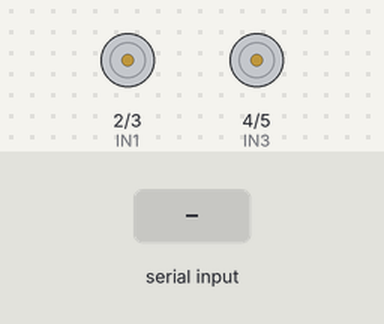
A sketch run on a simulated Arduino Uno, built with avr-gcc and run on an emulated ATmega328P. On the bench: motor-driver pin pairs drawn as motors (green arrow = first pin HIGH = forward, orange = second pin HIGH = backward, longer = more drive, scaled by the enable pin). The test bench sets the inputs (shaded band).

Above: at 1.2 s.
1.3 s: "G" received over Serial
At 2.5 s:
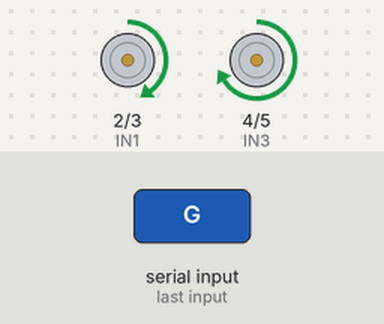
2.8 s: "I" received over Serial
At 3.7 s:
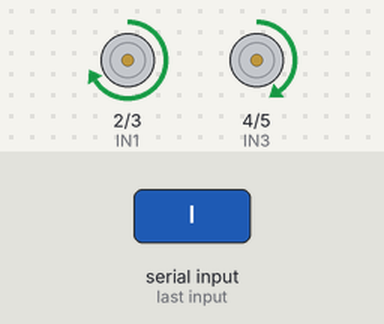
4.3 s: "H" received over Serial
At 4.8 s:
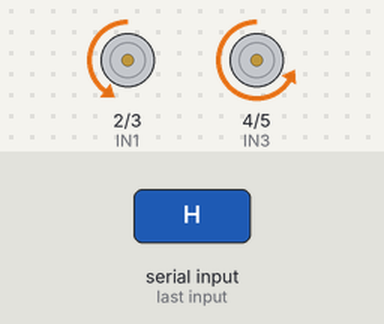
5.8 s: "J" received over Serial
At 7.0 s:
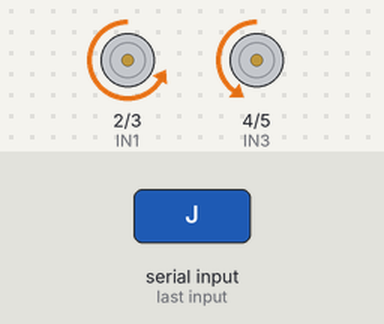
7.3 s: "F90\n" received over Serial
At 8.3 s:
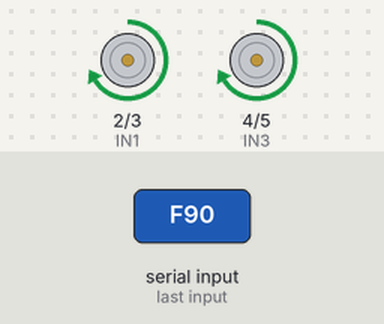
8.8 s: "F,45\n" received over Serial
At 9.4 s:
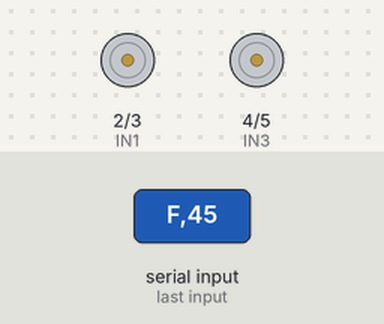
Timing chart, 0 to 11.3 s (numbered marks = the images above; inputs shaded):
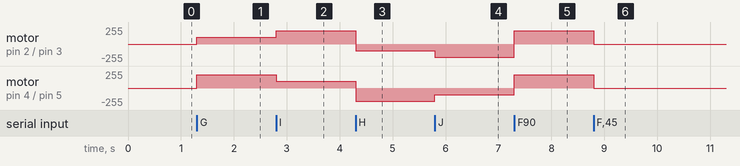

The sketch:

Bluetooth_rc_car.ino
```cpp
// Speed Control Pins (Must be connected to PWM Pins 6 and 9)
const int ENA = 6;
const int ENB = 9;

// Direction Control Pins
const int IN1 = 2;
const int IN2 = 3;
const int IN3 = 4;
const int IN4 = 5;

// Default starting speed (0 to 255)
int carSpeed = 200;

char command;

void setup() {
  // Initialize all pins as outputs
  pinMode(ENA, OUTPUT);
  pinMode(ENB, OUTPUT);
  pinMode(IN1, OUTPUT);
  pinMode(IN2, OUTPUT);
  pinMode(IN3, OUTPUT);
  pinMode(IN4, OUTPUT);

  // Make sure car is stopped on boot
  stopMotors();

  // Start hardware serial communication line at 9600 baud rate
  Serial.begin(9600);
}

void loop() {
  // Read cleanly from the native hardware serial port
  if (Serial.available() > 0) {
    command = Serial.read();

    // Handle Speed Sliders first ('0' to '9', and 'q' for 100% max speed)
    if (command >= '0' && command <= '9') {
      // Maps app values '0'-'9' smoothly to PWM values 0-250
      carSpeed = (command - '0') * 25;
    }
    else if (command == 'q') {
      carSpeed = 255; // Maximum velocity
    }

    // Handle Directional Control Commands
    switch (command) {
      case 'F': moveForward();      break;
      case 'B': moveBackward();     break;
      case 'L': turnLeft();         break;
      case 'R': turnRight();        break;
      case 'G': forwardLeft();      break;
      case 'I': forwardRight();     break;
      case 'H': backwardLeft();     break;
      case 'J': backwardRight();    break;
      case 'S': stopMotors();       break;
    }
  }
}

// ---- Direction Logic Blocks ----

void moveForward() {
  analogWrite(ENA, carSpeed);
  analogWrite(ENB, carSpeed);
  digitalWrite(IN1, HIGH); digitalWrite(IN2, LOW);
  digitalWrite(IN3, HIGH); digitalWrite(IN4, LOW);
}

void moveBackward() {
  analogWrite(ENA, carSpeed);
  analogWrite(ENB, carSpeed);
  digitalWrite(IN1, LOW);  digitalWrite(IN2, HIGH);
  digitalWrite(IN3, LOW);  digitalWrite(IN4, HIGH);
}

void turnLeft() {
  analogWrite(ENA, carSpeed);
  analogWrite(ENB, carSpeed);
  digitalWrite(IN1, LOW);  digitalWrite(IN2, HIGH);
  digitalWrite(IN3, HIGH); digitalWrite(IN4, LOW);
}

void turnRight() {
  analogWrite(ENA, carSpeed);
  analogWrite(ENB, carSpeed);
  digitalWrite(IN1, HIGH); digitalWrite(IN2, LOW);
  digitalWrite(IN3, LOW);  digitalWrite(IN4, HIGH);
}

// ---- Diagonal / Smooth Turning Logic ----

void forwardLeft() {
  analogWrite(ENA, carSpeed / 2); // Slow down inner wheel
  analogWrite(ENB, carSpeed);     // Keep outer wheel fast
  digitalWrite(IN1, HIGH); digitalWrite(IN2, LOW);
  digitalWrite(IN3, HIGH); digitalWrite(IN4, LOW);
}

void forwardRight() {
  analogWrite(ENA, carSpeed);     // Keep outer wheel fast
  analogWrite(ENB, carSpeed / 2); // Slow down inner wheel
  digitalWrite(IN1, HIGH); digitalWrite(IN2, LOW);
  digitalWrite(IN3, HIGH); digitalWrite(IN4, LOW);
}

void backwardLeft() {
  analogWrite(ENA, carSpeed / 2);
  analogWrite(ENB, carSpeed);
  digitalWrite(IN1, LOW);  digitalWrite(IN2, HIGH);
  digitalWrite(IN3, LOW);  digitalWrite(IN4, HIGH);
}

void backwardRight() {
  analogWrite(ENA, carSpeed);
  analogWrite(ENB, carSpeed / 2);
  digitalWrite(IN1, LOW);  digitalWrite(IN2, HIGH);
  digitalWrite(IN3, LOW);  digitalWrite(IN4, HIGH);
}

void stopMotors() {
  analogWrite(ENA, 0);
  analogWrite(ENB, 0);
  digitalWrite(IN1, LOW);  digitalWrite(IN2, LOW);
  digitalWrite(IN3, LOW);  digitalWrite(IN4, LOW);
}
```

Measured:
- after the input at 1.3 s, motor on pin 2 (IN1) / pin 3 (IN2): stopped → forward 100/255 at once; motor on pin 4 (IN3) / pin 5 (IN4): stopped → forward 200/255 at once
- after the input at 2.8 s, motor on pin 2 (IN1) / pin 3 (IN2): forward 100/255 → forward 200/255 at once; motor on pin 4 (IN3) / pin 5 (IN4): forward 200/255 → forward 100/255 at once
- after the input at 4.3 s, motor on pin 2 (IN1) / pin 3 (IN2): forward 200/255 → backward 100/255 at once; motor on pin 4 (IN3) / pin 5 (IN4): forward 100/255 → backward 200/255 at once
- after the input at 5.8 s, motor on pin 2 (IN1) / pin 3 (IN2): backward 100/255 → backward 200/255 at once; motor on pin 4 (IN3) / pin 5 (IN4): backward 200/255 → backward 100/255 at once
- after the input at 7.3 s, motor on pin 2 (IN1) / pin 3 (IN2): backward 200/255 → forward 200/255 at once; motor on pin 4 (IN3) / pin 5 (IN4): backward 100/255 → forward 200/255 at once
- after the input at 8.8 s, motor on pin 2 (IN1) / pin 3 (IN2), motor on pin 4 (IN3) / pin 5 (IN4): forward 200/255 → stopped at once
